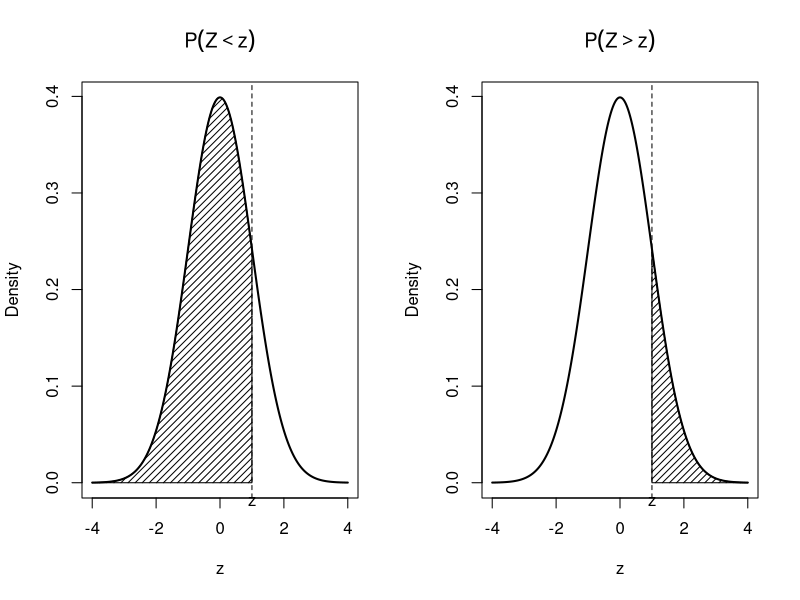

The R source for this figure:
pdf("normal_tail_probabilities.pdf", width = 6.5, height = 3.5)

par(mfrow = c(1, 2))

x <- seq(-4, 4, length = 1000)
y <- dnorm(x)

z <- 1

# ---- P(Z < z)
plot(x, y,
    type = "l",
    lwd = 2,
    xlab = "z",
    ylab = "Density",
    main = expression(P(Z < z)))

x_fill <- seq(-4, z, length = 500)
y_fill <- dnorm(x_fill)

polygon(c(-4, x_fill, z),
        c(0, y_fill, 0),
        density = 20)

abline(v = z, lty = 2)
text(z, -0.0025, "z", pos = 1, xpd = TRUE)


# ---- P(Z > z)
plot(x, y,
    type = "l",
    lwd = 2,
    xlab = "z",
    ylab = "Density",
    main = expression(P(Z > z)))

x_fill <- seq(z, 4, length = 500)
y_fill <- dnorm(x_fill)

polygon(c(z, x_fill, 4),
        c(0, y_fill, 0),
        density = 20)

abline(v = z, lty = 2)
text(z, -0.0025, "z", pos = 1, xpd = TRUE)

dev.off()
